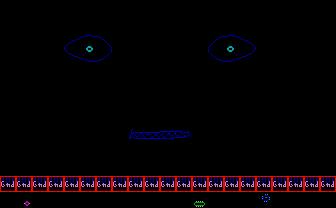

A level layout from a 2D game, rendered from its tile map. Below: a short description, then the map file with its tile-grid data intact:
An orthogonal 21x13 tile map with 16x16 px tiles, 2 tile layers (bg, col), 2 tilesets.

<map version="1.10" tiledversion="1.10.2" orientation="orthogonal" renderorder="right-down" width="21" height="13" tilewidth="16" tileheight="16" infinite="0" nextlayerid="4" nextobjectid="28">
 <tileset firstgid="1" source="tileset3.tsx" />
 <tileset firstgid="241" source="obj.tsx" />
 <layer id="1" name="bg" width="21" height="13">
  <data encoding="csv">
1,1,1,1,1,1,1,1,1,1,1,1,1,1,1,1,1,1,1,1,1,
1,1,1,1,1,1,1,1,1,1,1,1,1,1,1,1,1,1,1,1,1,
1,1,1,1,83,84,85,1,1,1,1,1,1,86,87,88,1,1,1,1,1,
1,1,1,1,103,104,105,1,1,1,1,1,1,106,107,108,1,1,1,1,1,
1,1,1,1,1,1,1,1,1,1,1,1,1,1,1,1,1,1,1,1,1,
1,1,1,1,1,1,1,1,1,1,1,1,1,1,1,1,1,1,1,1,1,
1,1,1,1,1,1,1,1,1,1,1,1,1,1,1,1,1,1,1,1,1,
1,1,1,1,1,1,1,1,1,1,1,1,1,1,1,1,1,1,1,1,1,
1,1,1,1,1,1,1,1,61,62,63,64,1,1,1,1,1,1,1,1,1,
1,1,1,1,1,1,1,1,1,1,1,1,1,1,1,1,1,1,1,1,1,
1,1,1,1,1,1,1,1,1,1,1,1,1,1,1,1,1,1,1,1,1,
164,164,164,164,164,164,164,164,164,164,164,164,164,164,164,164,164,164,164,164,164,
1,225,1,1,1,1,1,1,1,1,1,1,204,1,1,1,184,1,1,1,1
</data>
 </layer>
 <layer id="2" name="col" width="21" height="13">
  <data encoding="csv">
241,241,241,241,241,241,241,241,241,241,241,241,241,241,241,241,241,241,241,241,241,
241,241,241,241,241,241,241,241,241,241,241,241,241,241,241,241,241,241,241,241,241,
241,241,241,241,241,241,241,241,241,241,241,241,241,241,241,241,241,241,241,241,241,
241,241,241,241,241,241,241,241,241,241,241,241,241,241,241,241,241,241,241,241,241,
241,241,241,241,241,241,241,241,241,241,241,241,241,241,241,241,241,241,241,241,241,
241,241,241,241,241,241,241,241,241,241,241,241,241,241,241,241,241,241,241,241,241,
241,241,241,241,241,241,241,241,241,241,241,241,241,241,241,241,241,241,241,241,241,
241,241,241,241,241,241,241,241,241,241,241,241,241,241,241,241,241,241,241,241,241,
241,241,241,241,241,241,241,241,241,241,241,241,241,241,241,241,241,241,241,241,241,
241,241,241,241,241,241,241,241,241,241,241,241,241,241,241,241,241,241,241,241,241,
241,241,241,241,241,241,241,241,241,241,241,241,241,241,241,241,241,241,241,241,241,
242,242,242,242,242,242,242,242,242,242,242,242,242,242,242,242,242,242,242,242,242,
241,241,241,241,241,241,241,241,241,241,241,241,241,241,241,241,241,241,241,241,241
</data>
 </layer>
 <objectgroup id="3" name="obj" />
</map>
